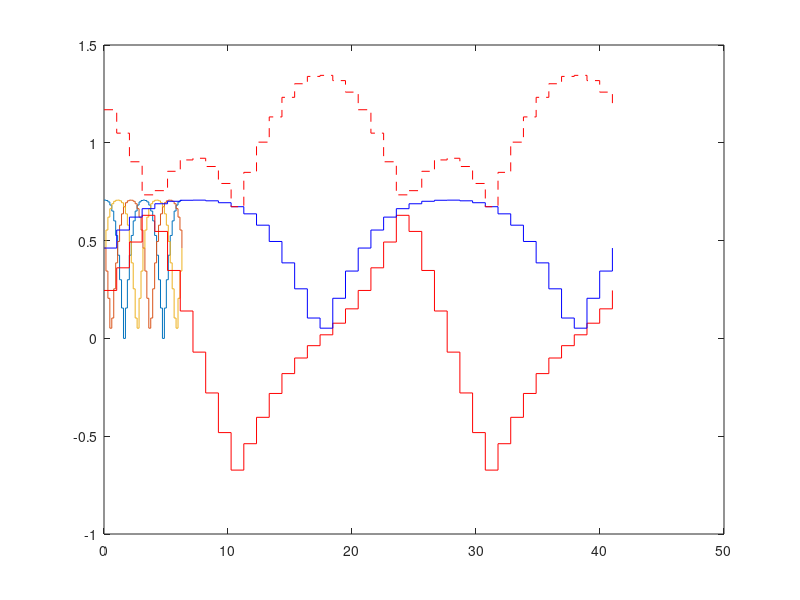

MATLAB code for this plot:
mf=41;
wt=linspace(0,2*pi,mf);
theta=0;
ma=0.5;

Isw_A= abs(cos(wt-theta).*sin(pi*(ma*cos(wt)+1)/2));
Isw_B= abs(cos(wt-2*pi/3-theta).*sin(pi*(ma*cos(wt-2*pi/3)+1)/2));
Isw_C= abs(cos(wt+2*pi/3-theta).*sin(pi*(ma*cos(wt+2*pi/3)+1)/2));

%%
stairs(wt,Isw_A)
hold on;
stairs(wt,Isw_B)
hold on;
stairs(wt,Isw_C)
%%

stairs(mf*wt/2/pi,Isw_A-Isw_B,'r')
hold on;
stairs(mf*wt/2/pi,Isw_C,'b')
hold on;
stairs(mf*wt/2/pi,Isw_A+Isw_B,'--r')
